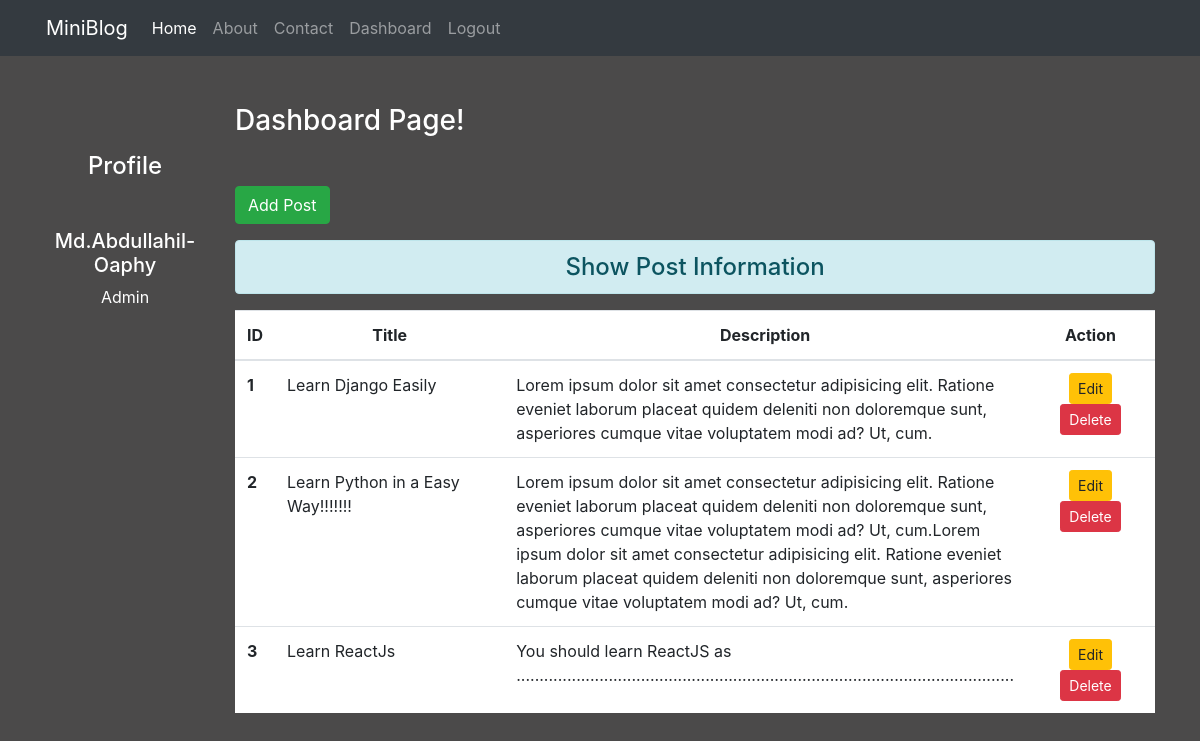
The page /dashboard/ (signed in) on the database its author committed.
### blog/models.py (models this page shows)
class Post(models.Model):
    title = models.CharField(max_length=150)
    desc = models.TextField()

### blog/views.py (the view)
# urls.py: path('dashboard/', views.dashboard, name='dashboard' ),
def dashboard(request):
    if request.user.is_authenticated:
        posts = Post.objects.all()
        user = request.user
        full_name = user.get_full_name()
        gps = user.groups.all()
        return render(request, 'blog/dashboard.html', {'posts': posts,
        'full_name':full_name, 'groups':gps})
    else:
        return HttpResponseRedirect('/login/')

### blog/templates/blog/dashboard.html (shortened to what this page needs)
{% extends 'blog/base.html' %}
{% load static %}
{% block side %}
<div class='col-sm-2 text-white my-5 text-center'>
<h4 class="my-5">Profile</h4>
<h5>{{full_name}}</h5>
{% for group in groups %}
<p>{{group.name}}</p>
{% endfor %}
</div>
{% endblock side %}
{% block content %}
<div class="col-sm-10">
    <h3 class="text-white my-5">Dashboard Page!</h3>
    <a href="{% url 'addpost' %}" class="btn btn-success">Add Post</a>
    <h4 class="text-center alert alert-info mt-3"> Show Post Information</h4>
    {% if posts %}
    <table class="table table-hover bg-white">
        <thead>
            <tr class="text-center">
                <th scope='col' style='width: 2%;'>ID</th>
                <th scope='col' style='width: 28%;'>Title</th>
                <th scope='col' style='width: 55%;'>Description</th>
                <th scope='col' style='width: 15%;'>Action</th>
            </tr>
        </thead>
        <tbody>
            {% for post in posts %}
            <tr>
                <th scope="row">{{post.id}}</th>
                <td>{{post.title}}</td>
                <td>{{post.desc}}</td>
                <td class="text-center">
                    <a href="{% url 'updatepost' post.id %}" class="btn btn-warning btn-sm">Edit</a>
                    {% if perms.blog.delete_post%}
                    <form action="{% url 'deletepost' post.id %}" method="POST" class="d-inline">
                        <input type="submit" value="Delete" class="btn btn-danger btn-sm">
                    </form>
                    {% endif %}
                </td>
            </tr>
            {% endfor %}
        </tbody>
    </table>
    {% else %}
    <h4 class="text-center alert alert-warning">No Records</h4>
    {% endif %}
</div>
{% endblock content %}

### blog/templates/blog/base.html (shortened to what this page needs)
<!DOCTYPE html>
{% load static %}
<html lang="en">
<head>
    <link rel="stylesheet" href="{% static 'blog/css/bootstrap.css' %}">
    <link rel="stylesheet" href="{% static 'blog/css/style.css' %}">
</head>
<body>
    <div class="container-fluid bg-dark">
        {% include 'blog/navbar.html' %}
    </div>
    <div class="container">
        <div class="row">
            {% block side %}
            {% endblock side %}
            {% block content %}
            {% endblock content %}
        </div>
    </div>
</body>
</html>

### blog/templates/blog/navbar.html (shortened to what this page needs)
<nav class="navbar navbar-expand-lg navbar-dark bg-dark">
    <div class="container-fluid">
      <a class="navbar-brand" href="#">MiniBlog</a>
      <div class="collapse navbar-collapse" id="navbarNav">
        <ul class="navbar-nav">
          <li class="nav-item">
            <a class="nav-link active" aria-current="page" href="/">Home</a>
          </li>
          <li class="nav-item">
            <a class="nav-link" href="{% url 'about' %}">About</a>
          </li>
          <li class="nav-item">
            <a class="nav-link" href="{% url 'contact' %}">Contact</a>
          </li>
          {% if request.user.is_authenticated %}
          <li class="nav-item">
            <a class="nav-link" href="{% url 'dashboard' %}">Dashboard</a>
          </li>
          <li class="nav-item">
            <a class="nav-link" href="{% url 'logout' %}">Logout</a>
          </li>
          {% endif %}
        </ul>
      </div>
    </div>
  </nav>

### blog/static/blog/css/style.css (style rules this page uses)
body { background-color: rgb(75, 74, 74); color: antiquewhite; }

### rows shown on the page
Post: id "1", title "Learn Django Easily", desc "Lorem ipsum dolor sit amet consectetur adipisicing elit. Ratione eveniet laborum placeat quidem deleniti non doloremque sunt, asperiores cumque vitae voluptatem modi ad? Ut, cum."
Post: id "2", title "Learn Python in a Easy Way!!!!!!!", desc "Lorem ipsum dolor sit amet consectetur adipisicing elit. Ratione eveniet laborum placeat quidem deleniti non doloremque sunt, asperiores cumque vitae voluptatem modi ad? Ut, cum.Lorem ipsum dolor sit amet consectetur adipisicing elit. Ratione eveniet laborum placeat quidem deleniti non doloremque sunt, asperiores cumque vitae voluptatem modi ad? Ut, cum."
Post: id "3", title "Learn ReactJs", desc "You should learn ReactJS as ............................................................................................................"

### other values the page prints
{{ full_name }} "Md.Abdullahil- Oaphy"
{{ group.name }} "Admin"
